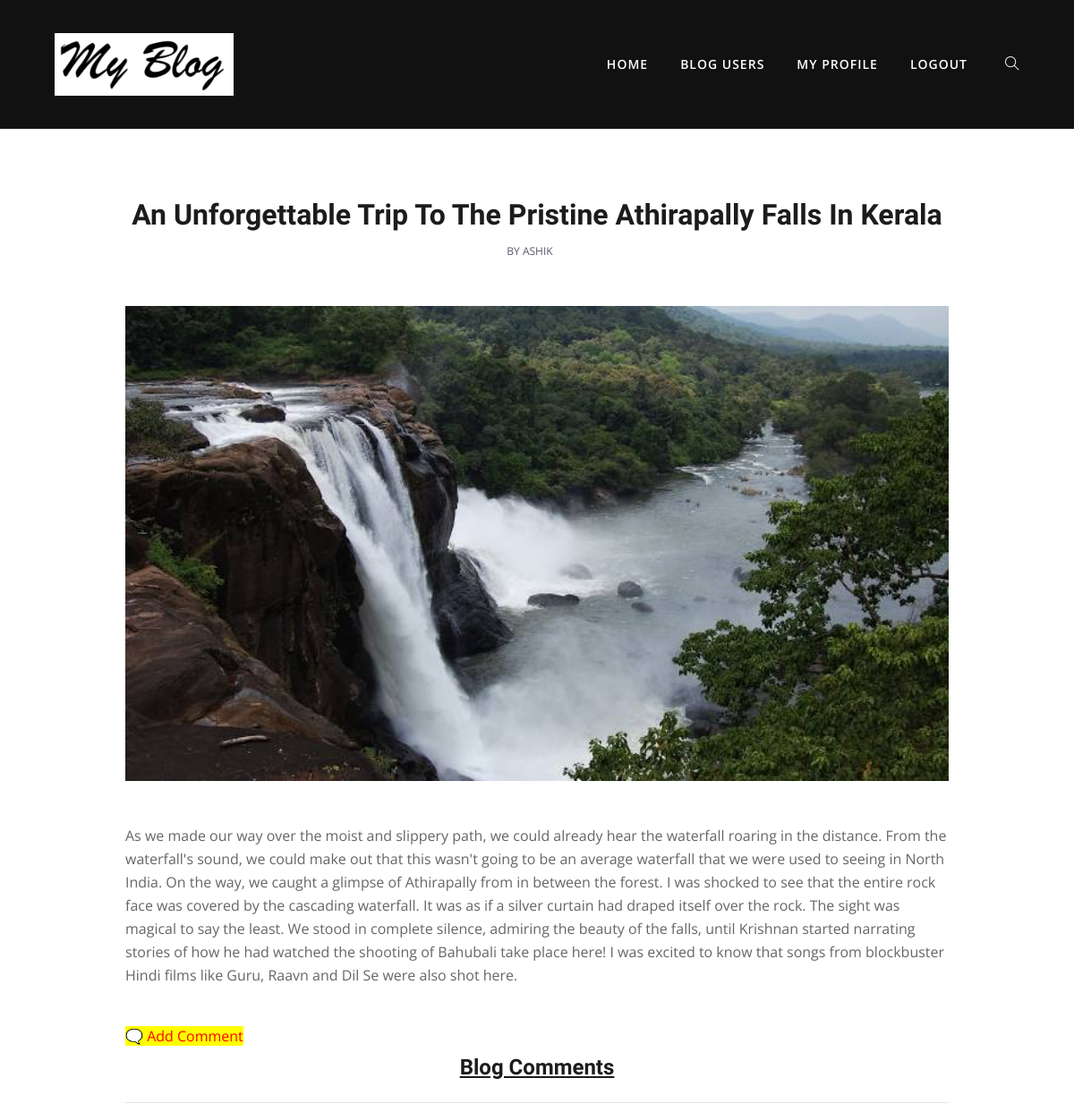
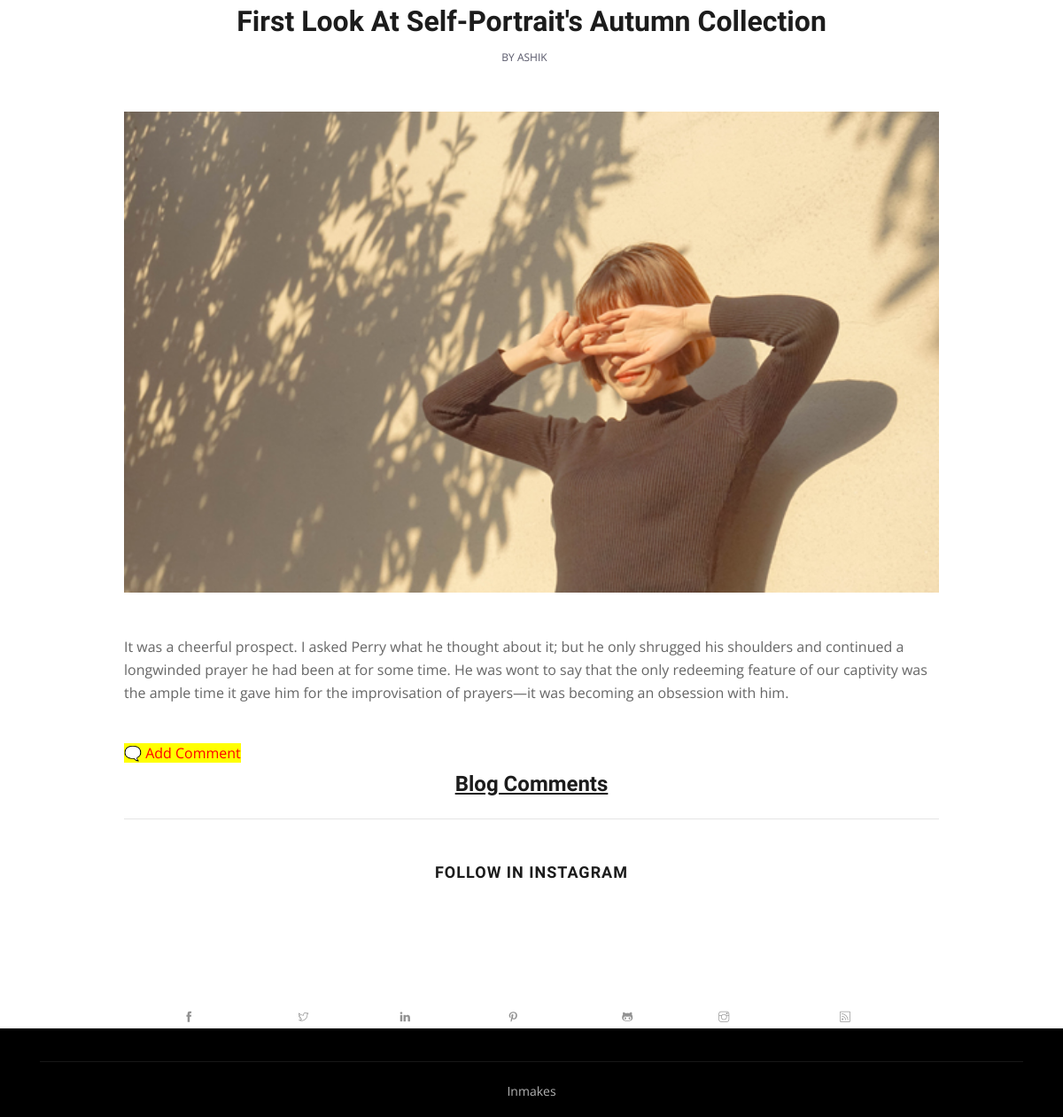
The page /blogAdmin/admin/ (signed in) on the database its author committed (2 pictures, top to bottom).
### Userapp/models.py (models this page shows, shortened)
class UserBlogs(models.Model):
    title = models.CharField(max_length=200,null=True)
    blog_image = models.ImageField(upload_to='blog_media', null=True)
    description = models.TextField(max_length=10000, null=True)
    username = models.CharField(max_length=200, null=True)
    status = models.CharField(default='True',max_length=100,null=True)

### Adminapp/views.py (the view)
# urls.py: path('admin/',views.adminHome,name='admin_home'),
def adminHome(request):
    username = request.session['username']
    user = loginTable.objects.all()
    blogs=[]
    cmt = BlogComments.objects.all()
    if request.user.is_authenticated:
        blogs = UserBlogs.objects.all().order_by('-id')
    else:
        messages.error(request, 'Please login first')
    context = {
        'username': username,
        'blogs': blogs,
        'cmt': cmt,
        'user': user,
    }
    return render(request,'blogAdmin/adminHome.html',context)

### Templates/blogAdmin/adminHome.html (shortened to what this page needs)
{% extends 'blogAdmin/adminindex.html' %}
{% load static %}
{% block content %}
	<section class="single-block-wrapper section-padding">
        <div class="container">
            <div class="row justify-content-center">
                <div class="col-lg-10 col-md-10 col-sm-12 col-xs-12">
                    <div class="single-post">
                        {% for blog in blogs %}
                        <div class="post-header mb-5 text-center">
                            <h2 class="post-title mt-2">
                                {{ blog.title }}
                            </h2>
                            <div class="post-meta">
                                <span class="text-uppercase font-sm letter-spacing-2 mr-3">by {{ blog.username }}</span>
                            </div>
                            <div class="post-featured-image mt-5">
                                <img src="{{ blog.blog_image.url }}" class="img-fluid w-100" alt="featured-image">
                            </div>
                        </div>
						<div class="post-body">
                            <div class="entry-content">
                                <p> {{ blog.description }}</p>
							</div>
						</div>
                        <br />
                                <a href="{% url 'addComments' blog.id %}" style="color:red;background-color:yellow;">🗨️ Add Comment</a>
                        <div class="post-share">
                            <div class="d-flex justify-content-center">
                                <h3 class="post-title mt-2"><u>Blog Comments</u></h3>
							</div>
						</div>
                        <hr>
                        {% endfor %}
					</div>
				</div>
			</div>
		</div>
	</section>
{% endblock %}

### Templates/blogAdmin/adminindex.html (shortened to what this page needs)
<!DOCTYPE html>
{% load static %}
<html lang="en">
<head>
    <link rel="stylesheet" href="{% static 'assets/plugins/bootstrap/css/bootstrap.min.css' %}">
    <link rel="stylesheet" href="{% static 'assets/plugins/themify/css/themify-icons.css' %}">
    <link rel="stylesheet" href="{% static 'assets/plugins/slick-carousel/slick-theme.css' %}">
    <link rel="stylesheet" href="{% static 'assets/plugins/slick-carousel/slick.css' %}">
    <link rel="stylesheet" href="{% static 'assets/plugins/owl-carousel/owl.carousel.min.css' %}">
    <link rel="stylesheet" href="{% static 'assets/plugins/owl-carousel/owl.theme.default.min.css' %}">
    <link rel="stylesheet" href="{% static 'assets/plugins/magnific-popup/magnific-popup.css' %}">
    <link rel="stylesheet" href="{% static 'assets/css/style_home.css' %}">
</head>
<body>
    <header class="header-top bg-dark py-4">
        <div class="container">
            <nav class="navbar navbar-expand-lg navigation menu-white">
                <a class="navbar-brand" href="#">
                    <img src="{% static 'assets/img/my Blog.png' %}" style="width:200px;" alt="" class="img-fluid">
                </a>
                <div class="collapse navbar-collapse" id="navbar-collapse">
                    <ul class="menu navbar-nav ml-auto">
                        <li class="nav-item dropdown">
                            <a href="{% url 'admin_home' %}" class="nav-link">Home</a>
                        </li>
                        <li class="nav-item"><a href="{% url 'blogUsers' %}" class="nav-link">Blog Users</a></li>
                        <li class="nav-item"><a href="{% url 'admin_profile' %}" class="nav-link">My Profile</a></li>
                        <li class="nav-item"><a href="{% url 'logout' %}" class="nav-link">Logout</a></li>
                    </ul>
                    <div class="text-lg-right search ml-4">
                        <div class="search_toggle"><i class="ti-search text-white"></i></div>
                    </div>
                </div>
            </nav>
        </div>
    </header>
    {% block content %}
    {% endblock %}
    <footer class="footer-section bg-grey">
        <div class="instagram-photo-section">
            <div class="container">
                <div class="row">
                    <div class="col-lg-12">
                        <h4 class="text-center">Follow in Instagram</h4>
                    </div>
                </div>
            </div>
        </div>
        <div class="container">
            <div class="row">
                <div class="col-lg-12 text-center">
                    <div class="mb-4">
                        <h2 class="footer-logo">My Blog</h2>
                    </div>
                    <ul class="list-inline footer-socials">
                        <li class="list-inline-item"><a href="#"><i class="ti-facebook mr-2"></i>Facebook</a></li>
                        <li class="list-inline-item"><a href="#"><i class="ti-twitter mr-2"></i>Twitter</a></li>
                        <li class="list-inline-item"><a href="#"><i class="ti-linkedin mr-2"></i>Linkedin</a></li>
                        <li class="list-inline-item"><a href="#"><i class="ti-pinterest mr-2"></i>Pinterest</a></li>
                        <li class="list-inline-item"><a href="#"><i class="ti-github mr-2"></i>Github</a></li>
                        <li class="list-inline-item"><a href="#"><i class="ti-instagram mr-2"></i>Instrgram</a></li>
                        <li class="list-inline-item"><a href="#"><i class="ti-rss mr-2"></i>rss</a></li>
                    </ul>
                </div>
                <div class="col-md-12 text-center">
                    <p class="copyright">Inmakes</p>
                </div>
            </div>
        </div>
    </footer>
</body>
</html>

### static/assets/css/style_home.css (style rules this page uses)
body, p { font-family: "Open Sans", sans-serif; line-height: 26px; font-size: 16px; text-rendering: optimizeLegibility; color: #666; font-weight: 400; }
html { overflow-x: hidden; width: 100%; height: 100%; }
h1, .h1, h2, .h2, h3, .h3, h4, .h4, h5, .h5, h6, .h6 { color: #1c1c1c; font-weight: 600; font-family: "Unna", serif; }
h2, .h2 { font-size: 32px; line-height: 36px; font-weight: 700; }
h3, .h3 { font-size: 24px; font-weight: 700; }
h4, .h4 { font-size: 20px; line-height: 28px; }
body { background: #fff; color: #575769; }
html, body { height: 100%; }
a { transition: all 0.3s ease-in-out; color: #000; }
a:link, a:visited { text-decoration: none; }
.section-padding { padding: 70px 0; position: relative; }
.font-sm { font-size: 12px !important; }
.bg-grey { background: #f8efea; }
.navigation .menu { padding: 0px; }
.navigation .menu li { text-align: left; padding: 0px 10px; }
.navigation .menu li a { color: #000; display: inline-block; line-height: 26px; letter-spacing: 1px; }
.navigation .menu .dropdown { position: relative; }
.navbar-nav .nav-link { transition: all 500ms ease; -moz-transition: all 500ms ease; -webkit-transition: all 500ms ease; -ms-transition: all 500ms ease; -o-transition: all 500ms ease; font-family: "Open Sans", sans-serif; text-transform: uppercase; font-size: 14px; font-weight: 600; padding: 25px 0px; }
.bg-dark { background: #111111 !important; }
.navigation.menu-white .navbar-nav .nav-link { color: #fff; }
.search_toggle { cursor: pointer; }
.header-top { position: relative !important; }
.post-title { text-transform: capitalize; }
.footer-section { background: #f8f8f8; background: #000; padding: 60px 0px 0px; margin-top: 150px; position: relative; }
.footer-section .copyright { padding-top: 20px; margin-top: 20px; border-top: 1px solid rgba(255, 255, 255, 0.09); color: rgba(255, 255, 255, 0.7); }
.copyright { font-size: 14px; padding-top: 20px; }
.footer-socials li, .footer-socials-2 li { margin: 0px 25px; }
.footer-socials li a, .footer-socials-2 li a { text-transform: uppercase; font-size: 12px; letter-spacing: 1px; font-weight: 600; }
.footer-socials li a { color: #fff; opacity: 0.8; }
.footer-socials li a i, .footer-socials-2 li a i { color: #777; }
.footer-logo { color: #fff; }
.instagram-photo-section { padding-bottom: 50px; margin-top: -250px; }
.instagram-photo-section h4 { text-transform: uppercase; font-size: 18px; letter-spacing: 1px; margin-bottom: 25px; }

### rows shown on the page
UserBlogs: title "An Unforgettable Trip To The Pristine Athirapally Falls In Kerala", username "ASHIK", blog_image (picture), description "As we made our way over the moist and slippery path, we could already hear the waterfall roaring in the distance. From the waterfall's sound, we could make out that this wasn't going to be an average waterfall that we were used to seeing in North India. On the way, we caught a glimpse of Athirapally from in between the forest. I was shocked to see that the entire rock face was covered by the cascading waterfall. It was as if a silver curtain had draped itself over the rock. The sight was magical to say the least. We stood in complete silence, admiring the beauty of the falls, until Krishnan started narrating stories of how he had watched the shooting of Bahubali take place here! I was…"
UserBlogs: title "First Look At Self-Portrait's Autumn Collection", username "ASHIK", blog_image (picture), description "It was a cheerful prospect. I asked Perry what he thought about it; but he only shrugged his shoulders and continued a longwinded prayer he had been at for some time. He was wont to say that the only redeeming feature of our captivity was the ample time it gave him for the improvisation of prayers—it was becoming an obsession with him."
